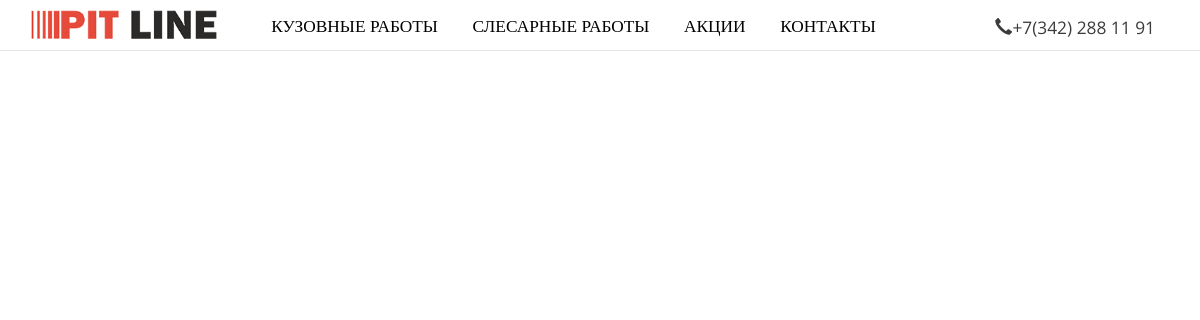
The app's page /akcii, older data.
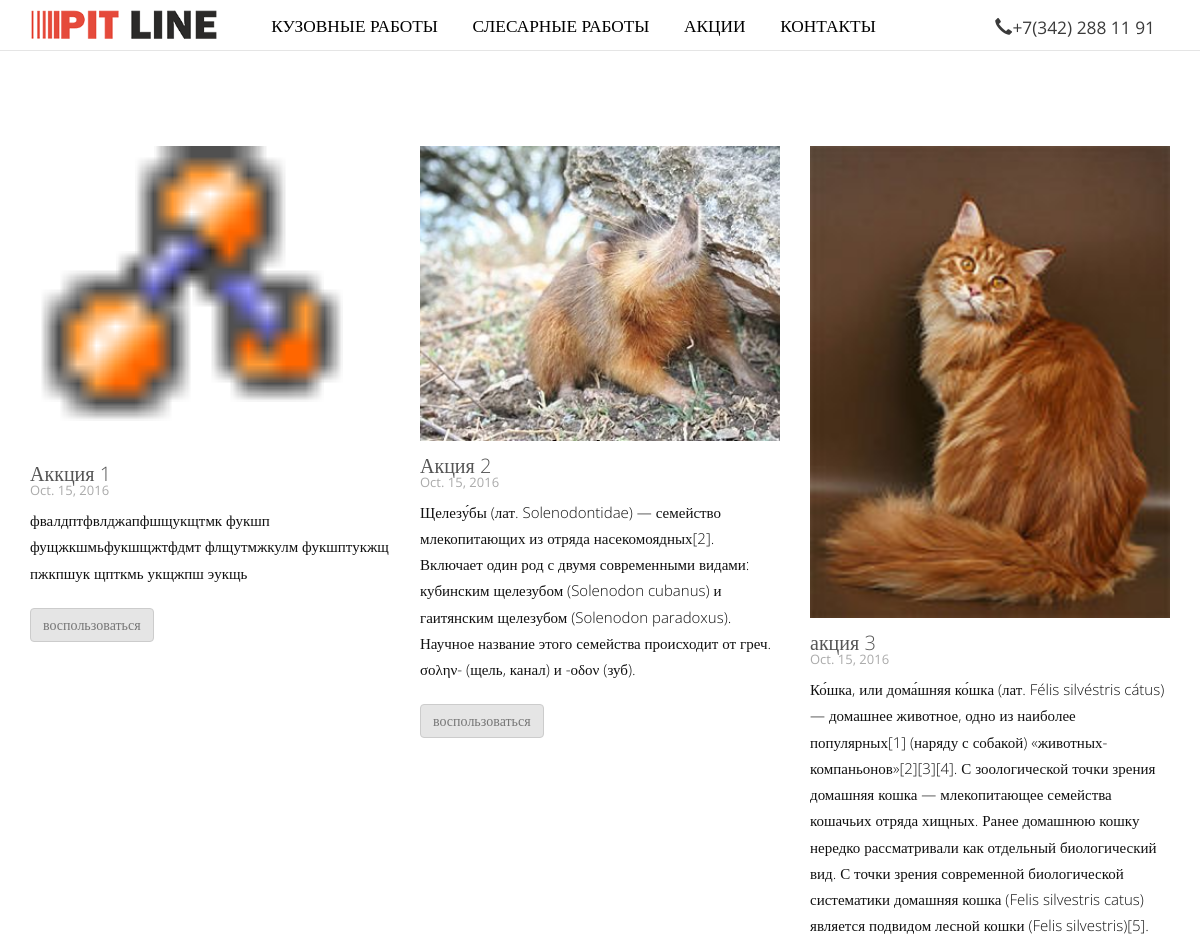
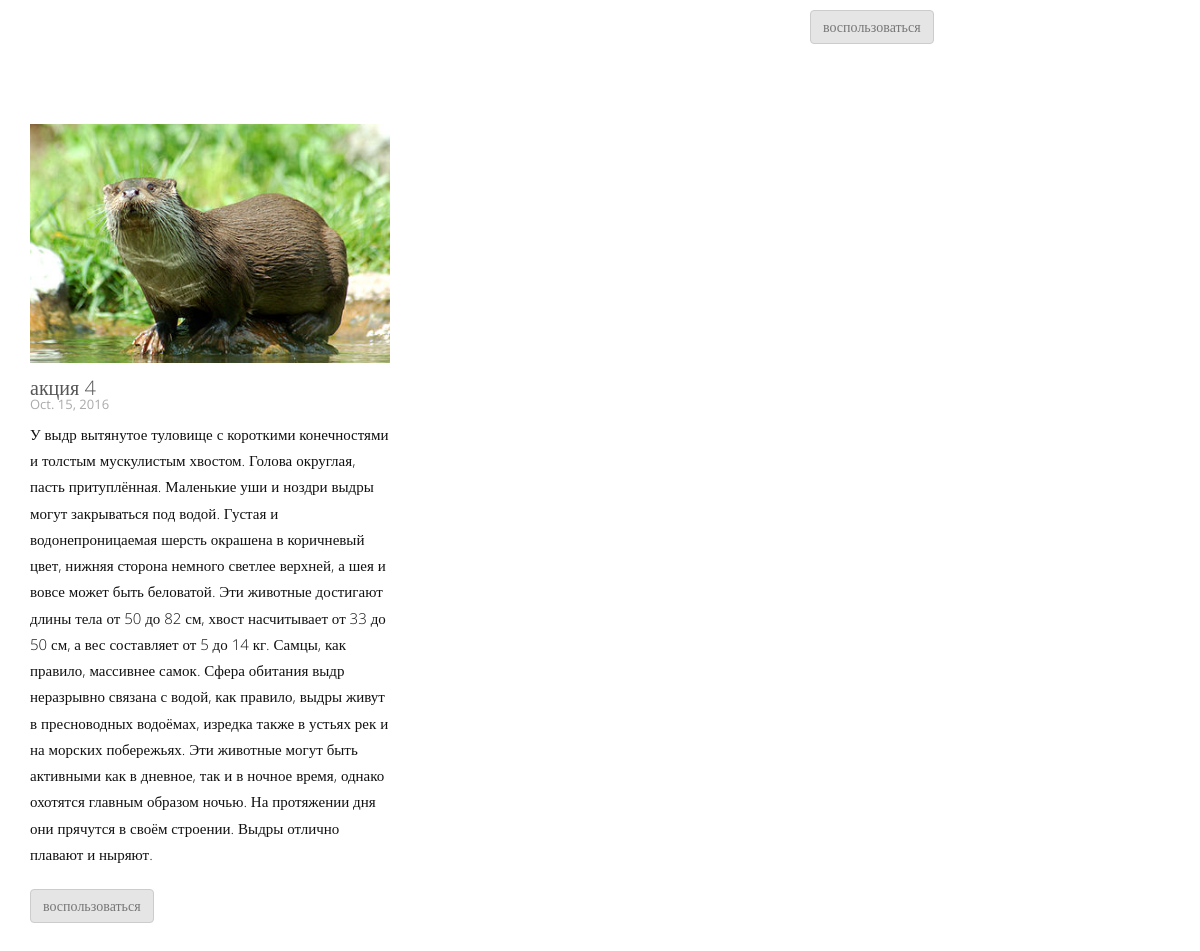
The same page, newer data (2 pictures, top to bottom).
### action/models.py (models this page shows)
class Action(models.Model):
    title = models.CharField(max_length=255)
    text = models.TextField()
    img = models.ImageField()
    date= models.DateField(auto_now_add=True)

### action/views.py (the view)
# urls.py: url(r'^akcii', ActionListView.as_view(), name='action-index'),
class ActionListView(ListView):
    model =Action

### action/templates/action/action_list.html (shortened to what this page needs)
﻿{%extends 'base.html'%}
{%block content%}
<div class="container">
	<div class="row">
	 {%for act in object_list%}
		<div class="col-md-4 ">
			<div class="action__card">
			    <div class="action__img"><img src={{act.img.url}}></div>
			    <div class="action__title">{{act.title}}</div>
			    <div class="action__date">{{act.date}}</div>
			    <div class="action__text">{{act.text}}</div>
                <div class="action__btn">
                    <button type="button" class="btn btn-default">воспользоваться</button>
                </div>
		    </div>
	  </div>
		{%endfor%}
	</div>
</div>
{%endblock%}

Row changes from the older to the newer data that the page shows:
added Action: img (picture), title "Аккция 1", date "Oct. 15, 2016", text "фвалдптфвлджапфшщукщтмк фукшп фущжкшмьфукшщжтфдмт флщутмжкулм фукшптукжщ пжкпшук щпткмь укщжпш эукщь"
added Action: img (picture), title "Акция 2", date "Oct. 15, 2016", text "Щелезу́бы (лат. Solenodontidae) — семейство млекопитающих из отряда насекомоядных[2]. Включает один род с двумя современными видами: кубинским щелезубом (Solenodon cubanus) и гаитянским щелезубом (Solenodon paradoxus). Научное название этого семейства происходит от греч. σολην- (щель, канал) и -οδον (зуб)."
added Action: img (picture), title "акция 3", date "Oct. 15, 2016", text "Ко́шка, или дома́шняя ко́шка (лат. Félis silvéstris cátus) — домашнее животное, одно из наиболее популярных[1] (наряду с собакой) «животных-компаньонов»[2][3][4]. С зоологической точки зрения домашняя кошка — млекопитающее семейства кошачьих отряда хищных. Ранее домашнюю кошку нередко рассматривали как отдельный биологический вид. С точки зрения современной биологической систематики домашняя кошка (Felis silvestris catus) является подвидом лесной кошки (Felis silvestris)[5]."
added Action: img (picture), title "акция 4", date "Oct. 15, 2016", text "У выдр вытянутое туловище с короткими конечностями и толстым мускулистым хвостом. Голова округлая, пасть притуплённая. Маленькие уши и ноздри выдры могут закрываться под водой. Густая и водонепроницаемая шерсть окрашена в коричневый цвет, нижняя сторона немного светлее верхней, а шея и вовсе может быть беловатой. Эти животные достигают длины тела от 50 до 82 см, хвост насчитывает от 33 до 50 см, а вес составляет от 5 до 14 кг. Самцы, как правило, массивнее самок. Сфера обитания выдр неразрывно связана с водой, как правило, выдры живут в пресноводных водоёмах, изредка также в устьях рек и на морских побережьях. Эти животные могут быть активными как в дневное, так и в ночное время, однако…"
